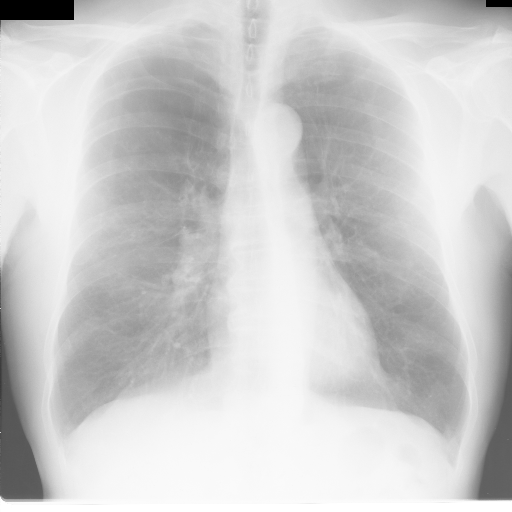
#> input picture Lung segmentation on chest x-ray images using deformable models/images/chest1.png, 512 x 512 px; its folder holds only this picture in this run
$ jupyter execute --allow-errors Lung_segmentation.ipynb   (shell and % lines are left out)
#> lines starting #> are read from the running program, lines starting #| are printed output that depends on the picture; after the words box and inside, x2 and y2 are one past the last pixel; in counts of white or black regions, pixels touching at a corner belong together
### Lung segmentation on chest x-ray images using deformable models/myshow.py
import SimpleITK as sitk
from math import ceil
import matplotlib.pyplot as plt
import sys

from ipywidgets import interact, fixed
from ipywidgets import widgets

def show_images(images, titles=None):
	def scroll_images(N_imagen, images, titles):
		img = images[N_imagen - 1]
		if str(type(img)) == "<class 'SimpleITK.SimpleITK.Image'>":
			plt.imshow(sitk.GetArrayViewFromImage(img),cmap=plt.cm.Greys_r);
		else:
			plt.imshow(img, cmap=plt.cm.Greys_r);
		plt.axis('off')
		if titles != None:
			plt.title(titles[N_imagen - 1])
		plt.show()

	x = len(images)
	interact(scroll_images, N_imagen=(1,x,1), images=fixed(images), titles=fixed(titles));

def show_multimages(*images, titles=None):
	def scroll_images(N_imagen, images, titles):
		img = images[N_imagen - 1]
		number = ceil(len(img)/3)

		plt.rcParams["figure.figsize"] = [12,8]
		f, ax = plt.subplots(number,3)

		i = 0
		j = 0
		for element in img:
			if str(type(element)) == "<class 'SimpleITK.SimpleITK.Image'>":
				ax[j,i].imshow(sitk.GetArrayViewFromImage(element),cmap=plt.cm.Greys_r);
			else:
				ax[j,i].imshow(element, cmap=plt.cm.Greys_r);
			i += 1
			if i == 3:
				i = 0
				j += 1

		plt.axis('off')
		if titles != None:
			plt.suptitle(titles[N_imagen - 1])
		plt.show()

	x = len(images)
	if len(images[0]) == 1:
		print("ERROR just one Element in list")
		sys.exit()
	elif x == 1:
		print("Running show_images mode")
		show_images(images[0], titles)
		return
	interact(scroll_images, N_imagen=(1,x,1), images=fixed(images), titles=fixed(titles));

### Lung segmentation on chest x-ray images using deformable models/Lung_segmentation.ipynb
### Imports

[cell 1]
from __future__ import print_function

import matplotlib.pyplot as plt
from ipywidgets import interact, FloatSlider

import SimpleITK as sitk
import cv2
import numpy as np
from os import listdir
from myshow import show_images, show_multimages

### Carga de imágenes y visualización

[cell 2]
images = []
images2 = []
titles = []
for a in listdir("images"):
    im = cv2.imread("images/" + a)
#> im is the input picture: shape (512, 512, 3); min 0, max 255, mean 205.8
    im_gray = cv2.cvtColor(im, cv2.COLOR_BGR2GRAY)
    images.append(im_gray)
    images2.append(sitk.ReadImage("images/" + a))
#> (this line was passed over: SimpleITK is not available in this run)
    titles.append(a)

#> (the rest of this cell did not finish here and is left out)

#> in show_images, `x = len(images)`: x = 1
#> the sliders are set to N_imagen = 1, images = <module 'ipywidgets.fixed_' fr, titles = <module 'ipywidgets.fixed_' fr

### Creación automática de coordenadas semilla y rectángulo de búsqueda

[cell 3]
seeds = []
seedmap = []
lungmap = []
rectangulos = []
Medidas = []

for im in images:
    # Binarizar imagen para crear máscara limpiar bordes y selección pulmones
    ret, thr = cv2.threshold(im, 125, 255, cv2.THRESH_BINARY)
    ret, thr3 = cv2.threshold(im, 185, 255, cv2.THRESH_BINARY)

    # Apertura asegurarse no borrar pulmon, creación máscara para contornos
    opened = cv2.morphologyEx(thr, cv2.MORPH_CLOSE, np.ones((15,15)))

    mask = opened == 0
    mask = np.uint8(mask)
    mask = mask * 255

    thr3 = mask + thr3
    opened2 = cv2.morphologyEx(thr3, cv2.MORPH_CLOSE, np.ones((2,15)))

    # Detección de contornos
    contours, hierarchy = cv2.findContours(opened2,cv2.RETR_TREE,cv2.CHAIN_APPROX_NONE)
    contours = sorted(contours, key=cv2.contourArea, reverse=True)

    # Cuadrado rodeando los contornos detectados
    x,y,w,h = cv2.boundingRect(contours[1])
    Rectangulo = im[y-20:y+h+20, x-20:x+w+20]

    rectangulos.append(Rectangulo)
    Medidas.append([x,y,w,h])

    # Dibujar máscara y hacer malla de semillas para el geodesic
    out = np.zeros(im.shape, dtype = "uint8")
    lungmap.append(out)
    mesh = out * 1
    mesh[::20,::20] = 1

    cv2.drawContours(out, contours, 1, (255,255,255), thickness=-1)
    cv2.drawContours(out, contours, 2, (255,255,255), thickness=-1)

    outmesh = mesh * out
    seedmap.append(outmesh)

    ix,iy = np.where(outmesh == 255)
    seeds.append([ix,iy])
#> this loop made 1 pass
#> (x, y, w, h) on pass 1: (59, 58, 172, 359)
#> pass 1, `ret, thr = cv2.threshold(im, 125, 255, cv2.THRESH_BINARY)`:
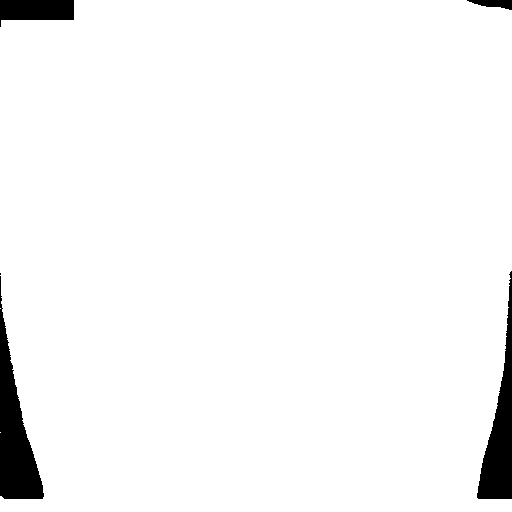
#> thr: shape (512, 512); 96.5% white; 5 black regions (1 under 20 px), largest, box (x1, y1, x2, y2) and area: (0, 276, 44, 499) 4112, (477, 271, 512, 499) 3312, (0, 0, 74, 27) 1487, (467, 0, 512, 10) 278
#> pass 1, `opened = cv2.morphologyEx(thr, cv2.MORPH_CLOSE, np.ones((15,15)))`:
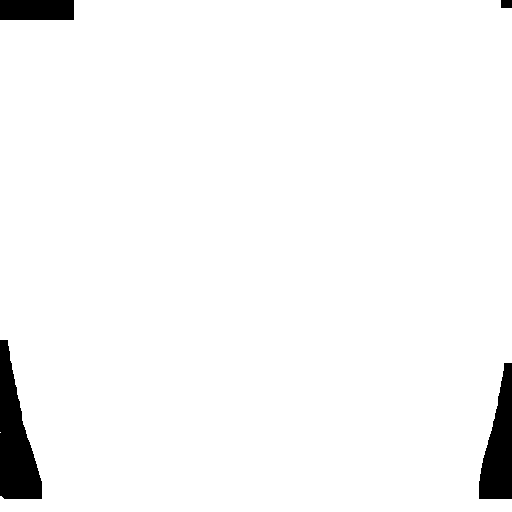
#> opened: shape (512, 512); 96.8% white; 4 black regions, box (x1, y1, x2, y2) and area: (0, 340, 42, 499) 3887, (479, 363, 512, 499) 2878, (0, 0, 74, 20) 1480, (501, 0, 512, 8) 88
#> after the loop:
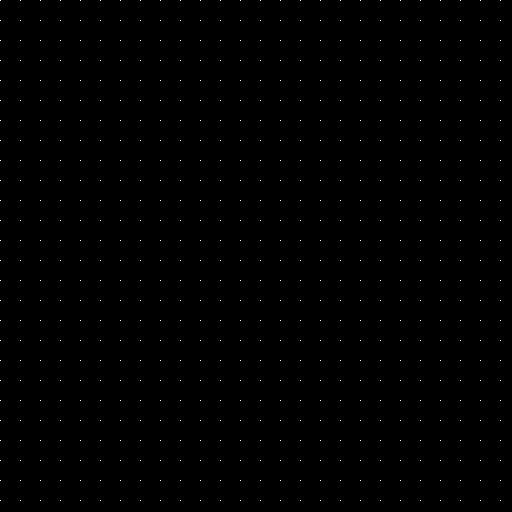
#> mesh: shape (512, 512); values 0 (black) and 1 (white), 0.26% white in thin lines or dots
#> after the loop:
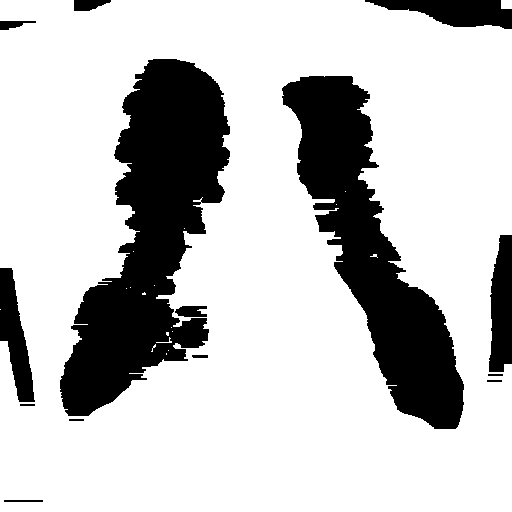
#> opened2: shape (512, 512); 76.1% white; 14 black regions, largest, box (x1, y1, x2, y2) and area: (60, 59, 230, 416) 30277, (282, 76, 464, 429) 23837, (365, 0, 512, 29) 2576
#> after the loop:
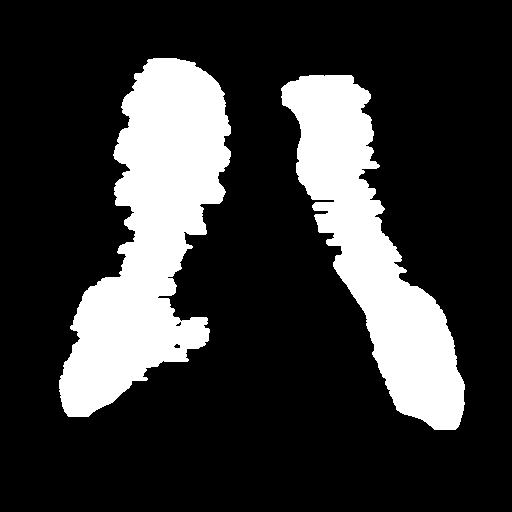
#> out: shape (512, 512); 21.6% white; 2 white regions, box (x1, y1, x2, y2) and area: (59, 58, 231, 417) 31701, (281, 75, 465, 430) 25004
#> after the loop:
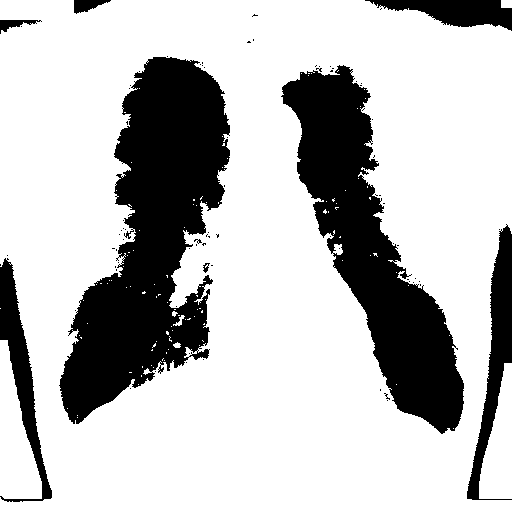
#> thr3: shape (512, 512); 74.1% white; 82 black regions (74 under 20 px), largest, box (x1, y1, x2, y2) and area: (59, 57, 230, 424) 32276, (281, 65, 464, 434) 24629, (467, 224, 512, 500) 4178
#> after the loop, Medidas = [[59, 58, 172, 359]]; lungmap = 1 item; rectangulos = 1 item; seedmap = 1 item; seeds = 1 item

#> (the rest of this cell did not finish here and is left out)

### Creación máscara segmentada

[cell 4]
mask = []
kernel = cv2.getStructuringElement(cv2.MORPH_ELLIPSE, (16,16))
kernel2 = cv2.getStructuringElement(cv2.MORPH_ELLIPSE, (29,29))
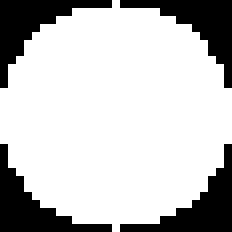
#> kernel2: shape (29, 29) (shown 8 times larger); values 0 (black) and 1 (white), 76.2% white; 4 black regions, box (x1, y1, x2, y2) and area: (0, 0, 14, 11) 50, (15, 0, 29, 11) 50, (0, 18, 14, 29) 50, (15, 18, 29, 29) 50

#> (the rest of this cell did not finish here and is left out)

### Geodesic Active contour

[cell 5]
contours = []
featureImages = []
levelsets = []
InitialImages = []
finals = []

for image, ele, ma in zip(images,seeds,mask):
    sigma = float(1)

    gradientMagnitude = sitk.GradientMagnitudeRecursiveGaussianImageFilter()
    gradientMagnitude.SetSigma(sigma)

    featureImage = sitk.BoundedReciprocal(gradientMagnitude.Execute(ma))

    seedImage = sitk.Image(ma.GetSize()[0],ma.GetSize()[1], sitk.sitkUInt8 )
    seedImage.SetSpacing(ma.GetSpacing() )
    seedImage.SetOrigin(ma.GetOrigin() )
    seedImage.SetDirection(ma.GetDirection() )

    for x,y in zip(ele[0],ele[1]):
        se = [float(y), float(x)]
        seedImage[ seedImage.TransformPhysicalPointToIndex(se) ] = 1

    distance = sitk.SignedMaurerDistanceMapImageFilter()
    distance.InsideIsPositiveOff()
    distance.UseImageSpacingOn()

    initialImage = sitk.BinaryThreshold( distance.Execute( seedImage ), -1000, 10 )
    initialImage = sitk.Cast( initialImage, featureImage.GetPixelID() ) * -1 + 0.5


    geodesicActiveContour = sitk.GeodesicActiveContourLevelSetImageFilter()
    geodesicActiveContour.SetPropagationScaling( 3 )
    geodesicActiveContour.SetCurvatureScaling( 7 )
    geodesicActiveContour.SetAdvectionScaling( 40 )
    geodesicActiveContour.SetMaximumRMSError( 0.001 )
    geodesicActiveContour.SetNumberOfIterations( 1000 )

    levelset = geodesicActiveContour.Execute( initialImage, featureImage )

    print( "RMS Change: ", geodesicActiveContour.GetRMSChange() )
    print( "Elapsed Iterations: ", geodesicActiveContour.GetElapsedIterations() )

    contour = sitk.BinaryContour(sitk.BinaryThreshold(levelset, -1000, 0), fullyConnected=True)

    # Listas para visualizar. Can be deleted except contours.
    contours.append(contour)
    levelsets.append(levelset)
    featureImages.append(featureImage)
    InitialImages.append(initialImage)
    finals.append(sitk.LabelOverlay(sitk.GetImageFromArray(image), contour))
#> this loop made 0 passes
#> after the loop, InitialImages = []; contours = []; featureImages = []; finals = []; levelsets = []

#> (the rest of this cell did not finish here and is left out)

#> the sliders are set to N_imagen = 3, images = <module 'ipywidgets.fixed_' fr, titles = <module 'ipywidgets.fixed_' fr

### Probar con suavizado de imágenes

[cell 6]
mask = []
mask2 = []
mask3 = []
#> (the rest of this cell did not finish here and is left out)

### Geodesic Contour

[cell 7]
contours = []
featureImages = []
levelsets = []
InitialImages = []
finals = []

for image, ele, ma in zip(images,seeds,mask2):
    sigma = float(1)

    gradientMagnitude = sitk.GradientMagnitudeRecursiveGaussianImageFilter()
    gradientMagnitude.SetSigma(sigma)

    featureImage = sitk.BoundedReciprocal(gradientMagnitude.Execute(ma))

    seedImage = sitk.Image(ma.GetSize()[0],ma.GetSize()[1], sitk.sitkUInt8 )
    seedImage.SetSpacing(ma.GetSpacing() )
    seedImage.SetOrigin(ma.GetOrigin() )
    seedImage.SetDirection(ma.GetDirection() )

    for x,y in zip(ele[0],ele[1]):
        se = [float(y), float(x)]
        seedImage[ seedImage.TransformPhysicalPointToIndex(se) ] = 1

    distance = sitk.SignedMaurerDistanceMapImageFilter()
    distance.InsideIsPositiveOff()
    distance.UseImageSpacingOn()

    initialImage = sitk.BinaryThreshold( distance.Execute( seedImage ), -1000, 10 )
    initialImage = sitk.Cast( initialImage, featureImage.GetPixelID() ) * -1 + 0.5


    geodesicActiveContour = sitk.GeodesicActiveContourLevelSetImageFilter()
    geodesicActiveContour.SetPropagationScaling( 3 )
    geodesicActiveContour.SetCurvatureScaling( 4.5 )
    geodesicActiveContour.SetAdvectionScaling( 45 )
    geodesicActiveContour.SetMaximumRMSError( 0.001 )
    geodesicActiveContour.SetNumberOfIterations( 1000 )

    levelset = geodesicActiveContour.Execute( initialImage, featureImage )

    print( "RMS Change: ", geodesicActiveContour.GetRMSChange() )
    print( "Elapsed Iterations: ", geodesicActiveContour.GetElapsedIterations() )

    contour = sitk.BinaryContour(sitk.BinaryThreshold(levelset, -1000, 0), fullyConnected=True)

    # Listas para visualizar. Can be deleted except contours.
    contours.append(contour)
    levelsets.append(levelset)
    featureImages.append(featureImage)
    InitialImages.append(initialImage)
    finals.append(sitk.LabelOverlay(sitk.GetImageFromArray(image), contour))

#> (the rest of this cell did not finish here and is left out)

#> the sliders are set to N_imagen = 3, images = <module 'ipywidgets.fixed_' fr, titles = <module 'ipywidgets.fixed_' fr

$ run again, on Lung segmentation on chest x-ray images using deformable models/images/chest5.png
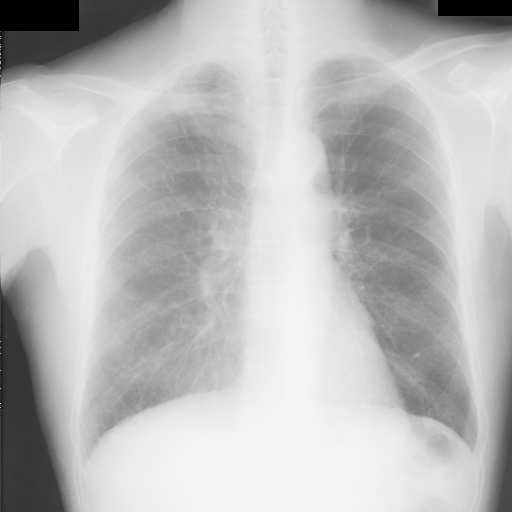
#> input picture Lung segmentation on chest x-ray images using deformable models/images/chest5.png, 512 x 512 px
#> im is the input picture: shape (512, 512, 3); min 0, max 247, mean 187.8
#> in show_images, `x = len(images)`: x = 1
#> the loop `for im in images:` made 1 pass
#> (x, y, w, h) on pass 1: (315, 91, 163, 351)
#> after the loop `for im in images:`:
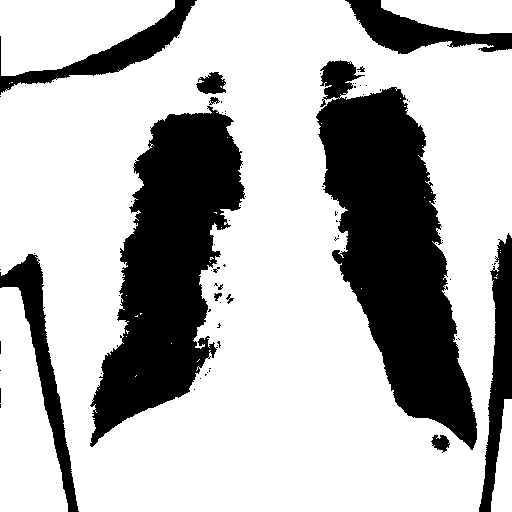
#> thr3: shape (512, 512); 71.3% white; 79 black regions (67 under 20 px), largest, box (x1, y1, x2, y2) and area: (316, 60, 477, 450) 31207, (90, 106, 245, 447) 27033, (0, 254, 79, 512) 4229
#> after the loop `for im in images:`: Medidas = [[315, 91, 163, 351]]; lungmap = 1 item
#> kernel2: shape (29, 29); values 0 (black) and 1 (white), 76.2% white; 4 black regions, box (x1, y1, x2, y2) and area: (0, 0, 14, 11) 50, (15, 0, 29, 11) 50, (0, 18, 14, 29) 50, (15, 18, 29, 29) 50
#> after the loop `for image, ele, ma in zip(images,seeds,mask):`: InitialImages = []

$ run again, on Lung segmentation on chest x-ray images using deformable models/images/chest2.png
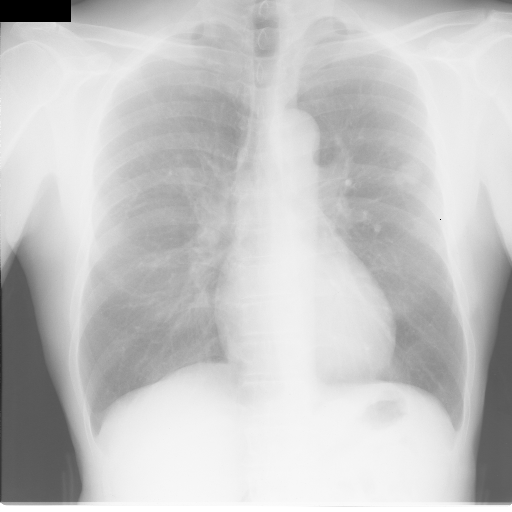
#> input picture Lung segmentation on chest x-ray images using deformable models/images/chest2.png, 512 x 512 px
#> im is the input picture: shape (512, 512, 3); min 0, max 255, mean 198.4
#> in show_images, `x = len(images)`: x = 1
#> the loop `for im in images:` made 1 pass
#> (x, y, w, h) on pass 1: (81, 87, 171, 327)
#> after the loop `for im in images:`: Medidas = [[81, 87, 171, 327]]; lungmap = 1 item
#> kernel2: shape (29, 29); values 0 (black) and 1 (white), 76.2% white; 4 black regions, box (x1, y1, x2, y2) and area: (0, 0, 14, 11) 50, (15, 0, 29, 11) 50, (0, 18, 14, 29) 50, (15, 18, 29, 29) 50
#> after the loop `for image, ele, ma in zip(images,seeds,mask):`: InitialImages = []
